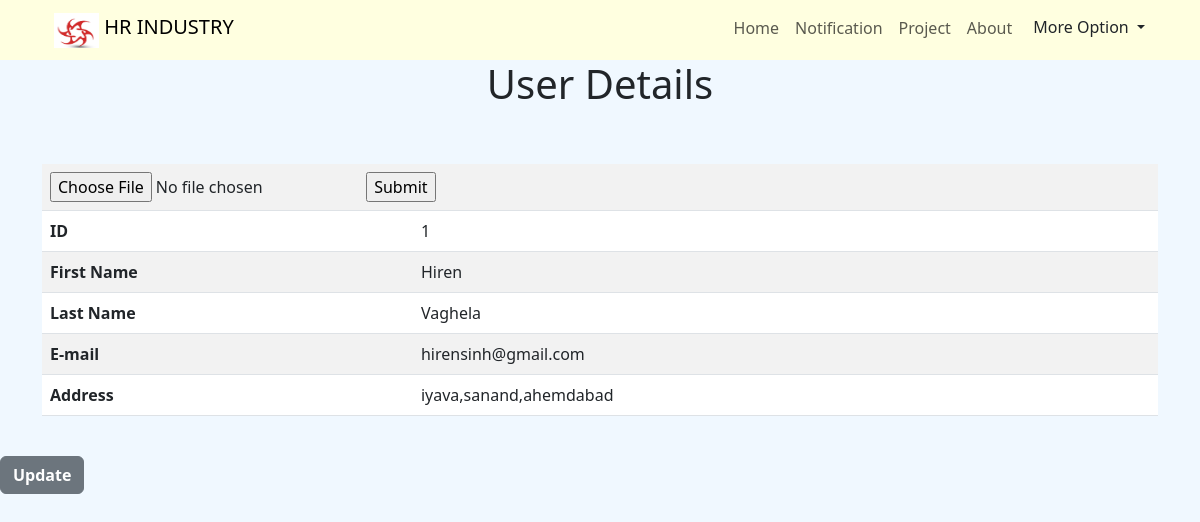
The app's page /emp/user_detail.php (signed in) with its own data.
### tables this page shows
create table user_detail(
uid int(3) primary key auto_increment,
first_name varchar(15) not null,
last_name varchar(12) not null,
role char(1) not null,
email varchar(50)not null unique key,
address varchar(100)not null,
salary int(6) ,
password varchar(32)not null,
pPAth varchar(255) default NULL
);

### emp/user_detail.php (the view, shortened to what this page needs)
<?php
include "config.php";
if(isset($_SESSION['uemail'])) {
    $user_name = $_SESSION['uemail'];
    $sql = "SELECT * FROM `user_detail` WHERE `email`='$user_name'";
    $result = $conn->query($sql);
if(isset($_SESSION['uemail']))
{
  $email = $_SESSION['uemail'];
  $sql = $conn->query("SELECT * from user_detail where email = '".$email."'");
  $data = $sql->fetch_assoc();
  $uid = $data['uid'];
}
}
?>
<!DOCTYPE html>
<html lang="en">
<head>
    <link href="https://cdn.jsdelivr.net/npm/bootstrap@5.3.0/dist/css/bootstrap.min.css" rel="stylesheet">
</head>
<body style="background-color:aliceblue;">
<nav class="navbar navbar-expand-lg  " >
  <div class="container" >
  <div class="container-fluid">
    <a class="navbar-brand" href="#">
      <img src="../photos/logo.jpg" alt="Logo" width="45" height="35" class="d-inline-block align-text-top">
      HR INDUSTRY
    </a>
  </div>
    <div class="collapse navbar-collapse" id="navbarSupportedContent">
      <ul class="navbar-nav ms-auto mb-2 mb-lg-1">
        <li class="nav-item">
          <a class="nav-link " aria-current="page" href="index.php">Home</a>
        </li>
        <li class="nav-item">
          <a class="nav-link text-capitalize" href="p2.php">Notification</a>
        </li>
        <li class="nav-item">
          <a class="nav-link text-capitalize" href="view_project.php">Project</a>
        </li>
        <li class="nav-item">
          <a class="nav-link text-capitalize" href="p4.php">About</a>
        </li>
        <li class="nav-item">
        <div class="dropdown">
         <?php
                        $sql = $conn->query("SELECT COUNT(read_flag) as msg from comm_emp_man where `uid` = '".$uid."'and `read_flag` = '0'");
                    $data=mysqli_fetch_assoc($sql);
                    if($data['msg'] > 0)
                    {
                ?>
                        <td>
                        <button class="notification btn dropdown-toggle "  type="button" data-bs-toggle="dropdown" aria-expanded="false">
                            <span>  More Option  </span>
                            <span class="badge"><?php echo $data['msg'] ?></span>
                            </button></td>
                     </tr>
            <?php
                    }else{
            ?>
                <button class="btn dropdown-toggle "  type="button" data-bs-toggle="dropdown" aria-expanded="false">
                 More Option
                </button>
            <?php } ?>
</div>
</li>
      </ul>
    </div>
  </div>
</nav>
  <?php
    if($result -> num_rows > 0 ){
        while($row = $result -> fetch_assoc()  ){
  ?>
<div class="container">
    <table class="table table-striped" >
  <center><h1>User Details</h1></center>
  <br><br>
  <tbody>
    <?php if($row['pPAth']!=NULL){ ?>
    <tr>
      <td scope="row" id="photo" colspan="2">
          <center><img src="../profilePhoto/<?php echo $row['pPAth']?>" id="profileImg" alt="profile photo"></center>
      </td>
    </tr>
    <?php }else{ ?>
    <tr>
      <form method="post" enctype="multipart/form-data">
                <td colspan="2" style="textalign:centre">
                <input type="file"  name="fileDoc"  id="formFile">
                <input type="submit" name="submit" value="Submit">
                </td>
                </form>
    </tr>
    <?php } ?>
    <tr>
            <th scope="row">ID</th>
            <td><?php echo $row['uid'] ?></td>
    </tr>
    <tr>
            <th scope="row">First Name</th>
            <td><?php echo $row['first_name'] ?></td>
    </tr>
    <tr>
            <th scope="row">Last Name</th>
            <td><?php echo $row['last_name'] ?></td>
    </tr>
    <tr>
            <th scope="row">E-mail</th>
            <td><?php echo $row['email'] ?></td>
    </tr>
    <tr>
            <th scope="row">Address</th>
            <td><?php echo $row['address'] ?></td>
    </tr>
  </tbody>
</table>
</div>
<br>
<a id="b" class=" btn btn-secondary" href="update_user.php">Update</a>
<?php
        }
    }
 ?>
</body>
</html>

### emp/user_detail.php (style rules this page uses)
#b { font-weight: bold; }
.bc,nav { background-color:lightyellow; }

### records on screen
user_detail: uid "1", first_name "Hiren", last_name "Vaghela", email "hirensinh@gmail.com", address "iyava,sanand,ahemdabad"
